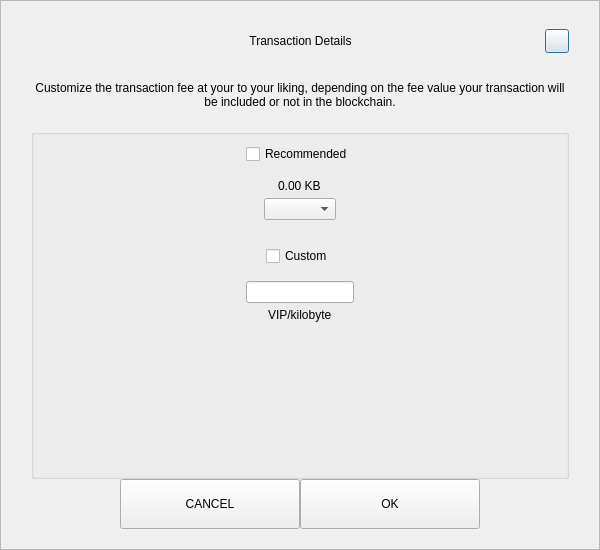
<?xml version="1.0" encoding="UTF-8"?>
<ui version="4.0">
 <class>SendCustomFeeDialog</class>
 <widget class="QDialog" name="SendCustomFeeDialog">
  <property name="geometry">
   <rect>
    <x>0</x>
    <y>0</y>
    <width>600</width>
    <height>550</height>
   </rect>
  </property>
  <property name="windowTitle">
   <string>Form</string>
  </property>
  <layout class="QVBoxLayout" name="verticalLayout_3">
   <property name="spacing">
    <number>0</number>
   </property>
   <property name="leftMargin">
    <number>0</number>
   </property>
   <property name="topMargin">
    <number>0</number>
   </property>
   <property name="rightMargin">
    <number>0</number>
   </property>
   <property name="bottomMargin">
    <number>0</number>
   </property>
   <item>
    <widget class="QFrame" name="frame">
     <property name="styleSheet">
      <string notr="true"/>
     </property>
     <property name="frameShape">
      <enum>QFrame::StyledPanel</enum>
     </property>
     <property name="frameShadow">
      <enum>QFrame::Raised</enum>
     </property>
     <layout class="QVBoxLayout" name="verticalLayout_2">
      <property name="spacing">
       <number>0</number>
      </property>
      <property name="leftMargin">
       <number>30</number>
      </property>
      <property name="topMargin">
       <number>20</number>
      </property>
      <property name="rightMargin">
       <number>30</number>
      </property>
      <property name="bottomMargin">
       <number>20</number>
      </property>
      <item>
       <layout class="QHBoxLayout" name="horizontalLayout_3">
        <property name="spacing">
         <number>0</number>
        </property>
        <item>
         <spacer name="horizontalSpacer_21">
          <property name="orientation">
           <enum>Qt::Horizontal</enum>
          </property>
          <property name="sizeHint" stdset="0">
           <size>
            <width>40</width>
            <height>20</height>
           </size>
          </property>
         </spacer>
        </item>
        <item>
         <widget class="QLabel" name="labelTitle">
          <property name="minimumSize">
           <size>
            <width>0</width>
            <height>40</height>
           </size>
          </property>
          <property name="maximumSize">
           <size>
            <width>16777215</width>
            <height>40</height>
           </size>
          </property>
          <property name="styleSheet">
           <string notr="true">padding-left:24px;</string>
          </property>
          <property name="text">
           <string>Transaction Details</string>
          </property>
          <property name="alignment">
           <set>Qt::AlignCenter</set>
          </property>
          <property name="margin">
           <number>7</number>
          </property>
         </widget>
        </item>
        <item>
         <spacer name="horizontalSpacer">
          <property name="orientation">
           <enum>Qt::Horizontal</enum>
          </property>
          <property name="sizeHint" stdset="0">
           <size>
            <width>40</width>
            <height>20</height>
           </size>
          </property>
         </spacer>
        </item>
        <item>
         <widget class="QPushButton" name="btnEsc">
          <property name="minimumSize">
           <size>
            <width>24</width>
            <height>24</height>
           </size>
          </property>
          <property name="maximumSize">
           <size>
            <width>24</width>
            <height>24</height>
           </size>
          </property>
          <property name="text">
           <string/>
          </property>
         </widget>
        </item>
       </layout>
      </item>
      <item>
       <spacer name="verticalSpacer_2">
        <property name="orientation">
         <enum>Qt::Vertical</enum>
        </property>
        <property name="sizeType">
         <enum>QSizePolicy::Fixed</enum>
        </property>
        <property name="sizeHint" stdset="0">
         <size>
          <width>20</width>
          <height>20</height>
         </size>
        </property>
       </spacer>
      </item>
      <item>
       <widget class="QLabel" name="labelMessage">
        <property name="text">
         <string>Customize the transaction fee at your to your liking, depending on the fee value your transaction will be included or not in the blockchain.</string>
        </property>
        <property name="alignment">
         <set>Qt::AlignCenter</set>
        </property>
        <property name="wordWrap">
         <bool>true</bool>
        </property>
       </widget>
      </item>
      <item>
       <spacer name="verticalSpacer_3">
        <property name="orientation">
         <enum>Qt::Vertical</enum>
        </property>
        <property name="sizeType">
         <enum>QSizePolicy::Fixed</enum>
        </property>
        <property name="sizeHint" stdset="0">
         <size>
          <width>20</width>
          <height>20</height>
         </size>
        </property>
       </spacer>
      </item>
      <item>
       <widget class="QGroupBox" name="groupBox">
        <property name="title">
         <string/>
        </property>
        <layout class="QVBoxLayout" name="verticalLayout">
         <property name="leftMargin">
          <number>12</number>
         </property>
         <property name="rightMargin">
          <number>12</number>
         </property>
         <item>
          <layout class="QVBoxLayout" name="verticalLayout_4">
           <property name="spacing">
            <number>5</number>
           </property>
           <item alignment="Qt::AlignHCenter">
            <widget class="QCheckBox" name="checkBoxRecommended">
             <property name="text">
              <string>Recommended</string>
             </property>
            </widget>
           </item>
           <item>
            <spacer name="verticalSpacer_5">
             <property name="orientation">
              <enum>Qt::Vertical</enum>
             </property>
             <property name="sizeType">
              <enum>QSizePolicy::Fixed</enum>
             </property>
             <property name="sizeHint" stdset="0">
              <size>
               <width>20</width>
               <height>10</height>
              </size>
             </property>
            </spacer>
           </item>
           <item alignment="Qt::AlignHCenter">
            <widget class="QLabel" name="labelFee">
             <property name="text">
              <string>0.00 KB</string>
             </property>
            </widget>
           </item>
           <item alignment="Qt::AlignHCenter">
            <widget class="QComboBox" name="comboBoxRecommended"/>
           </item>
          </layout>
         </item>
         <item>
          <spacer name="verticalSpacer">
           <property name="orientation">
            <enum>Qt::Vertical</enum>
           </property>
           <property name="sizeType">
            <enum>QSizePolicy::Fixed</enum>
           </property>
           <property name="sizeHint" stdset="0">
            <size>
             <width>20</width>
             <height>20</height>
            </size>
           </property>
          </spacer>
         </item>
         <item>
          <layout class="QVBoxLayout" name="verticalLayout_5">
           <property name="spacing">
            <number>5</number>
           </property>
           <item alignment="Qt::AlignHCenter">
            <widget class="QCheckBox" name="checkBoxCustom">
             <property name="text">
              <string>Custom</string>
             </property>
            </widget>
           </item>
           <item>
            <spacer name="verticalSpacer_6">
             <property name="orientation">
              <enum>Qt::Vertical</enum>
             </property>
             <property name="sizeType">
              <enum>QSizePolicy::Fixed</enum>
             </property>
             <property name="sizeHint" stdset="0">
              <size>
               <width>20</width>
               <height>10</height>
              </size>
             </property>
            </spacer>
           </item>
           <item alignment="Qt::AlignHCenter">
            <widget class="QLineEdit" name="lineEditCustomFee"/>
           </item>
           <item alignment="Qt::AlignHCenter">
            <widget class="QLabel" name="labelCustomFee">
             <property name="text">
              <string>VIP/kilobyte</string>
             </property>
            </widget>
           </item>
          </layout>
         </item>
         <item>
          <spacer name="verticalSpacer_4">
           <property name="orientation">
            <enum>Qt::Vertical</enum>
           </property>
           <property name="sizeHint" stdset="0">
            <size>
             <width>20</width>
             <height>40</height>
            </size>
           </property>
          </spacer>
         </item>
        </layout>
       </widget>
      </item>
      <item>
       <layout class="QHBoxLayout" name="horizontalLayout" stretch="1,2,2,1">
        <item>
         <spacer name="horizontalSpacer1">
          <property name="orientation">
           <enum>Qt::Horizontal</enum>
          </property>
          <property name="sizeHint" stdset="0">
           <size>
            <width>40</width>
            <height>20</height>
           </size>
          </property>
         </spacer>
        </item>
        <item>
         <widget class="QPushButton" name="btnCancel">
          <property name="minimumSize">
           <size>
            <width>180</width>
            <height>50</height>
           </size>
          </property>
          <property name="focusPolicy">
           <enum>Qt::NoFocus</enum>
          </property>
          <property name="text">
           <string>CANCEL</string>
          </property>
         </widget>
        </item>
        <item>
         <widget class="QPushButton" name="btnSave">
          <property name="minimumSize">
           <size>
            <width>180</width>
            <height>50</height>
           </size>
          </property>
          <property name="focusPolicy">
           <enum>Qt::NoFocus</enum>
          </property>
          <property name="text">
           <string>OK</string>
          </property>
         </widget>
        </item>
        <item>
         <spacer name="horizontalSpacer_2">
          <property name="orientation">
           <enum>Qt::Horizontal</enum>
          </property>
          <property name="sizeHint" stdset="0">
           <size>
            <width>40</width>
            <height>20</height>
           </size>
          </property>
         </spacer>
        </item>
       </layout>
      </item>
     </layout>
    </widget>
   </item>
  </layout>
 </widget>
 <resources/>
 <connections/>
</ui>
